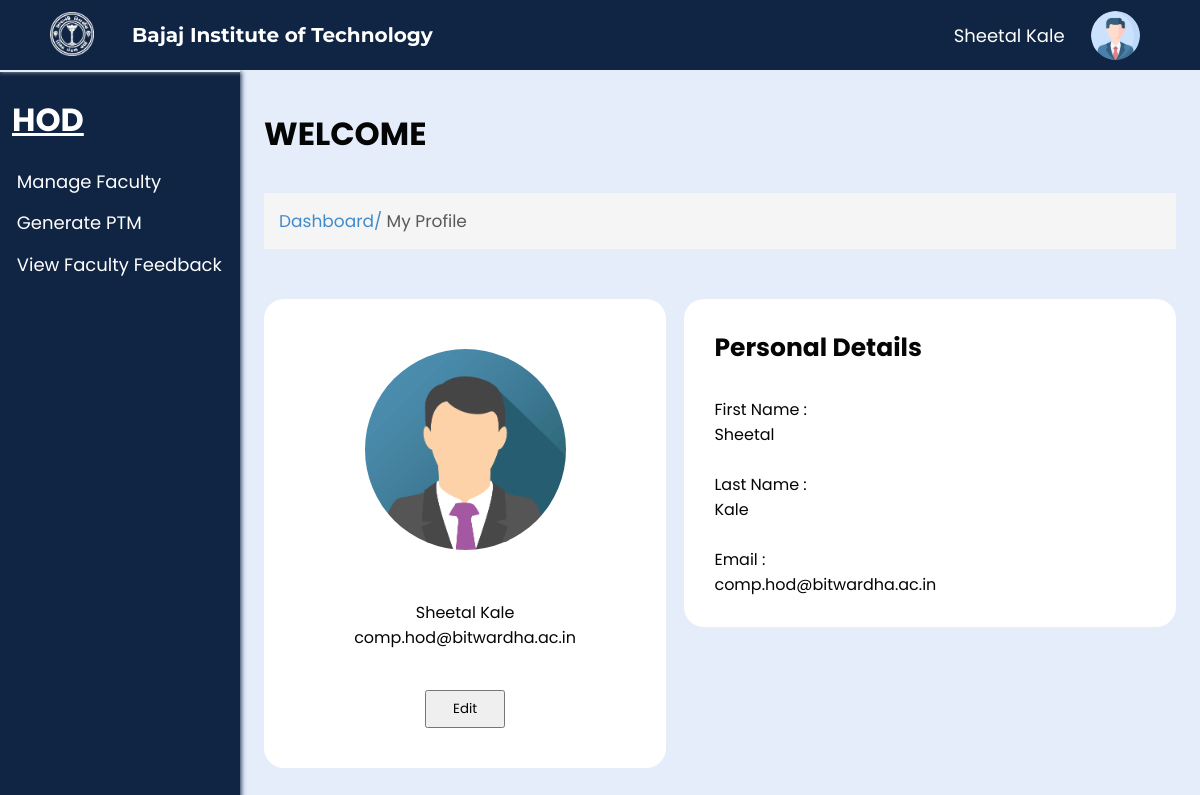
The app's page /HODProfile.php (signed in) with its own data.
### tables this page shows
CREATE TABLE `users` (
  `userid` varchar(20) NOT NULL,
  `fname` text NOT NULL,
  `lname` text NOT NULL,
  `email` varchar(50) NOT NULL,
  `dept` text NOT NULL,
  `password` varchar(20) NOT NULL,
  `category` text NOT NULL,
  `semester` char(5) DEFAULT NULL,
  `year` char(5) DEFAULT NULL,
  `section` char(1) DEFAULT NULL,
  `contact` int(11) NOT NULL
);

### check.php (called while the page is built, shortened)
<?php
$email = $_SESSION['email'];
$fname = $_SESSION['fname'];
$lname = $_SESSION['lname'];
?>

### HODProfile.php (the view, shortened to what this page needs)
<html lang="en">
<?php
include('connect.php');
include('check.php');
$loginfo = "SELECT * FROM users WHERE email = '$email';";
$loginresult = mysqli_query($conn, $loginfo);
$var = mysqli_fetch_array($loginresult);
$f_name = $var['fname'];
$l_name = $var['lname'];
$e_mail = $var['email'];
?>
<head>
  <link rel="stylesheet" href="css/profile.css?v=<?php echo time(); ?>">
  <link rel="stylesheet" href="css/common.css?v=<?php echo time(); ?>">
</head>
<body>
  <div class="nav">
    <div class="img">
      <img id="img" src="images/bitlogo_transparent.png" alt="BIT Logo">
    </div>
    <h2 id="heading">Bajaj Institute of Technology</h2>
    <div class="links" id="links">
      <p class="input"><?php echo $fname, " ", $lname; ?></p>
      <div class="account_div" onclick="profileAccount();">
        <img class="account_img" src="images/user.png" alt="User" width="7%" style="border-radius: 50%;">
      </div>
    </div>
  </div>
  <div class="spaces"></div>
  <div class="full">
    <div class="left">
      <h1>HOD</h1>
      <ul>
      <li><a href="manageFaculty.php">Manage Faculty</a></li>
        <li><a href="generateptm.php">Generate PTM</a></li>
        <li><a href="hodviewfeedback.php">View Faculty Feedback</a></li>
      </ul>
    </div>
    <div class="right">
      <h1>WELCOME</h1>
      <br>
      <p>Dashboard/ <span>My Profile</span></p>
      <br>
      <br>
      <form action="">
        <div class="common">
          <div class="linfo">
            <img src="images/img_avatar.png" alt="user" class="pro_img">
            <div class="linfo_content">
              <p class="pa"><?php echo $f_name ?> <?php echo $l_name ?></p>
              <p class="pa" id="p1"><?php echo $e_mail ?></p>
              <button class="btn">Edit</button>
            </div>
          </div>
          <div class="rinfo">
            <div class="text">
              <h1>Personal Details</h1>
              <label class="llabel">First Name : <br>
                <p><?php echo $f_name ?> </p>
              </label><br>
              <label class="rlabel">Last Name : <br>
                <p><?php echo $l_name ?> </p>
              </label><br>
              <label class="rlabel">Email : <br> <?php echo $e_mail ?></label><br>
            </div>
          </div>
        </div>
      </form>
    </div>
  </div>
</body>
</html>

### css/profile.css (style rules this page uses)
form { background-color: #E4EDF9; }
.common { display: flex; align-items: flex-start; justify-content: center; gap: 2%; }
.linfo_content { display: flex; flex-direction: column; align-items: center; }
.linfo { border-radius: 20px; background: white; width: 45%; }
.rinfo { border-radius: 20px; background: white; top: 0; width: 55%; }
.pro_img { height: 50%; width: 50%; padding-top:50px; padding-bottom: 50px; display: block; margin-left: auto; margin-right: auto; border-radius: 50% ; }
.text { padding: 30px; }
.pa { text-align: center; }
#p1 { padding-bottom: 40px; }
.btn { padding: 7px; width: 20%; margin-bottom:40px; }
.text h1 { font-size: 25px; margin-bottom: 30px; }

### css/common.css (style rules this page uses)
* { margin: 0; padding: 0; box-sizing: border-box; font-family: 'Poppins', sans-serif; }
body { background-color: #E4EDF9; }
.nav { background-color: #102543; position: fixed; width: 100%; z-index: 100; height: 70px; box-shadow: 0px 1px 5px #E4EDF9; transition: 0.5s; }
.nav .img { transition: 0.5s; margin-left: 2%; padding: 1%; text-align: center; height: 100%; float: left; width: 8%; }
#img { height: 95%; transition: 0.5s; }
.nav .img img { height: 100%; width: auto; }
.links img { width: auto; height: 70%; cursor: pointer; }
.nav h2 { transition: 0.5s; color: white; display: flex; height: 70px; font-size: 20px; float: left; width: 30%; align-items: center; padding: 1%; font-family: 'Montserrat', sans-serif; }
.nav .links { margin-right: 5%; transition: 0.5s; display: flex; height: 70px; float: left; width: 55%; align-items: center; justify-content: right; gap: 4%; font-family: 'Montserrat', sans-serif; }
.spaces { height: 70px; }
.full { width: 100%; max-width: 100%; min-height: 100%; margin: 0px; }
.left { height: 100vh; width: 20vw; background-color: #102543; color: white; border-top: 2px solid #E4EDF9; box-shadow: 1px 0px 5px #102543; position: fixed; }
.left h1 { margin: 10% 5%; text-decoration: underline; }
.right { width: 100%; padding: 5vh 2vw; padding-left: 22vw; color: rgb(5, 5, 5); }
.left ul { list-style-type: none; margin: 10% 7%; }
.left li { cursor: pointer; font-size: 18px; margin-top: 7%; transition: 0.5s; }
.left li a { text-decoration: none; color: white; }
.right>p { margin-top: 10px; font-size: 17px; padding: 15px; background-color: #F5F5F5; color: #428BCA; }
.right>p span { color: rgb(89, 89, 89); }
.account_div { text-align: center; }
.links .input { background-color: transparent; border: 0; color: white; font-size: 18px; }

### records on screen
users: fname "Sheetal", lname "Kale", email "comp.hod@bitwardha.ac.in"

### other values on screen
$fname "Sheetal"
$lname "Kale"
